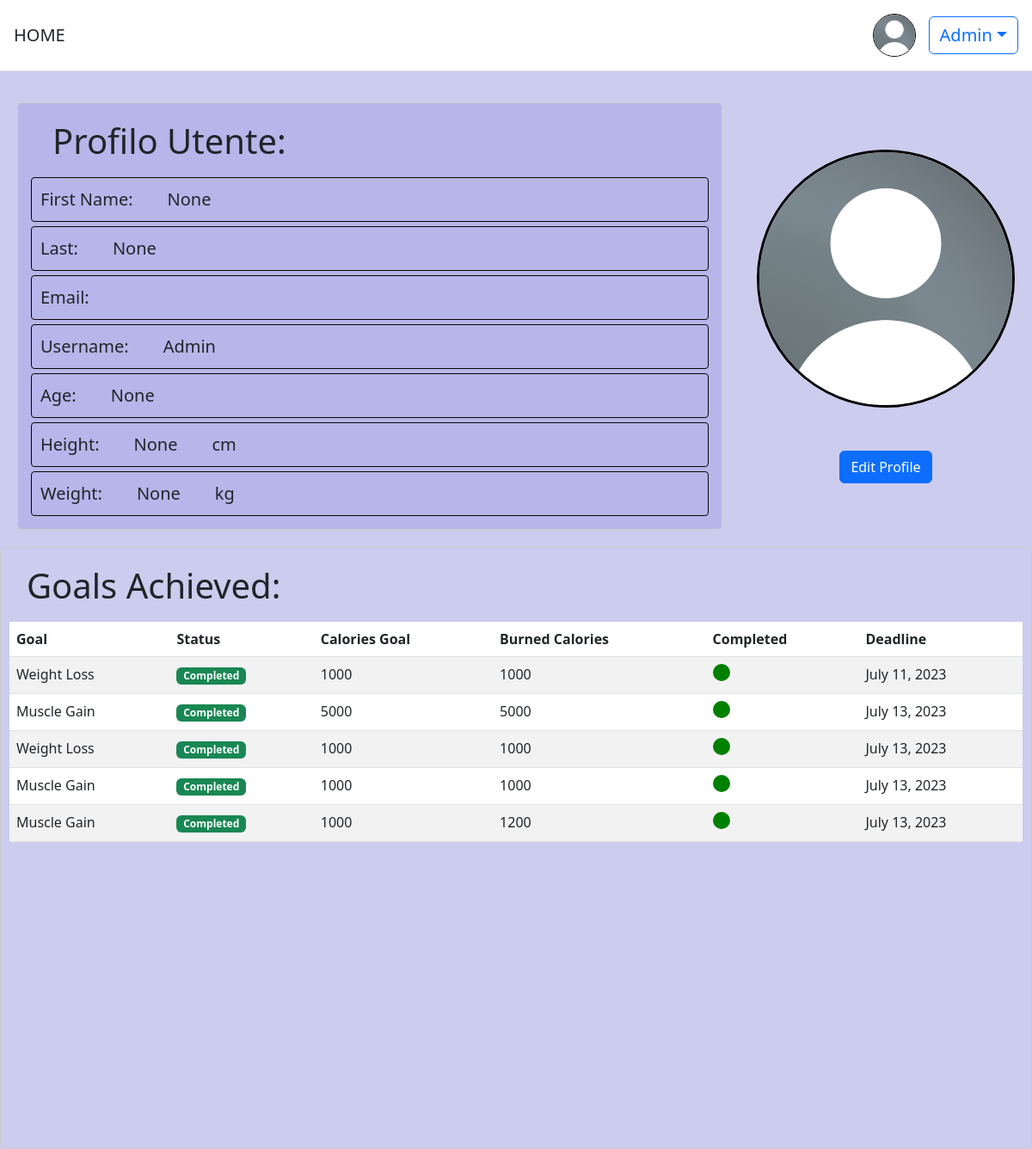
The page /users/profile/ (signed in) on the database as committed earlier.
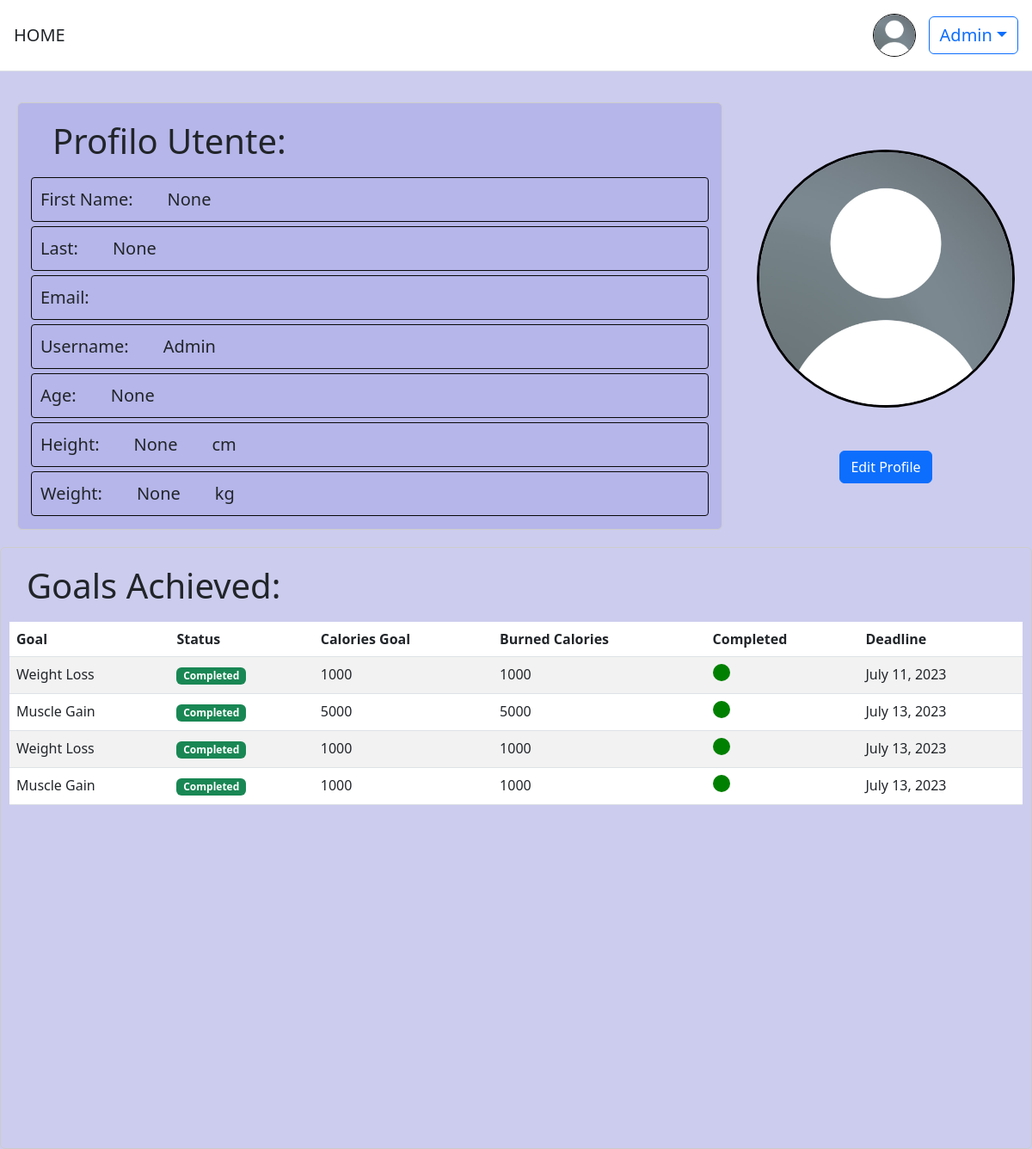
The same page on the database as committed later.
### obiettivi/models.py (models this page shows, shortened)
class GoalModel(models.Model):
    GOAL_CHOICES = (
        ('Weight Loss', 'Weight Loss'),
        ('Muscle Gain', 'Muscle Gain'),
        ('Fitness Improvement', 'Fitness Improvement'),
    )
    STATUS_CHOICES = (
        ('V', 'In Corso'),
        ('S', 'Scaduto'),
    )
    TEMP_CHOICES = (
        (1, '1 day'),
        (7, '1 week'),
        (30, '1 month'),
        (90, '3 months'),
    )
    deadline = models.DateField(blank=True, null=True)
    status = models.CharField(max_length=1, choices=STATUS_CHOICES, default='V')
    tempistica = models.IntegerField(choices=TEMP_CHOICES, default=30)
    utente = models.ForeignKey(settings.AUTH_USER_MODEL, on_delete=models.CASCADE)
    goal_type = models.CharField(max_length=20, choices=GOAL_CHOICES)
    data_creazione = models.DateField(default=timezone.now)
    descrizione = models.TextField(max_length=255, blank=True, null=True)
    CaloriesGoal = models.IntegerField(default=0, blank=False, null=False)
    is_selected = models.BooleanField(default=False)
    is_completed = models.BooleanField(default=False)
    is_expired = models.BooleanField(default=False)
    cal = models.IntegerField(default=0)

### users/views.py (the view)
# urls.py: path('profile/', profile_view, name='profile'),
@login_required
def profile_view(request):
    goals_completed = GoalModel.objects.filter(utente=request.user, is_completed=True)
    return render(request, 'profile.html', {'goals_completed': goals_completed, 'user': request.user})

### templates/profile.html (shortened to what this page needs)
{% extends 'base.html' %}
{% load static %}
{% load crispy_forms_tags %}
{% block content %}
<div style="background-color:#ccccee;display:flex;flex-direction:column">
<div id="wr" style="display:flex; flex-direction:row">
  <div id="datiprofilo" class="crispy">
    <h1 style="margin-left:20px;padding:10px;">Profilo Utente:</h1>
    <div class="field"><p>First Name:</p><p> {{ user.first_name }}</p></div>
    <div class="field"><p>Last:</p><p> {{ user.last_name }}</p> </div>
    <div class="field"><p>Email:</p><p> {{ user.email }}</p> </div>
    <div class="field"><p>Username:</p> <p> {{ user.username }}</p> </div>
    <div class="field"><p>Age:</p><p> {{ user.age }}</p></div>
    <div class="field"><p>Height:</p><p> {{ user.altezza }}</p><p>cm</p></div>
    <div class="field"><p>Weight:</p><p>{{user.peso}}</p><p>kg</p></div>
  </div>
  <div class="profile-picture-container">
   {% if user.profile_pic %}
    <img class="profile-picture" style="border:3px solid black" src="{{user.profile_pic.url}}">
   {% else %}
      <img class="profile-picture" style="border:3px solid black" src="{% static 'images/user_default.jpeg'%}">
  {% endif %}
      <div class="text-center">
   <a href="{% url 'users:updateprofile' %}" class="btn btn-primary">Edit Profile</a>
  </div>
  </div>
</div>
</div>
<div class="completed_goal table-responsive">
    <h1 style="margin-left:10px;padding:10px;">Goals Achieved:</h1>
    <table class="table table-striped">
        <thead>
        <tr>
            <th>Goal</th>
            <th>Status</th>
            <th>Calories Goal</th>
            <th>Burned Calories</th>
            <th>Completed</th>
            <th>Deadline</th>
        </tr>
        </thead>
        <tbody>
        {% for goal in goals_completed %}
            <tr>
            <td>{{ goal.goal_type }}</td>
            <td>
                {% if goal.is_completed %}
                <span class="badge bg-success">Completed</span>
                {% endif %}
            </td>
            <td>
                {{ goal.CaloriesGoal }}
            </td>
            <td>
                {{ goal.cal }}
            </td>
            <td>
                {% if goal.is_completed %}
                <div style="width: 20px;height: 20px;border-radius: 50%;display: inline-block; background-color:green"></div>
                {% else %}
                <div style="width: 20px;height: 20px;border-radius: 50%;display: inline-block;background-color: red;"></div>
                {% endif %}
            </td>
            <td>{{ goal.deadline }}</td>
            </tr>
        {% endfor %}
        </tbody>
    </table>
</div>
{% endblock content %}

Rows that differ between the two databases and show on the page:
no longer on this page (row edited): GoalModel: goal_type "Muscle Gain", is_completed "Completed", CaloriesGoal "1000", cal "1200", deadline "July 13, 2023"
